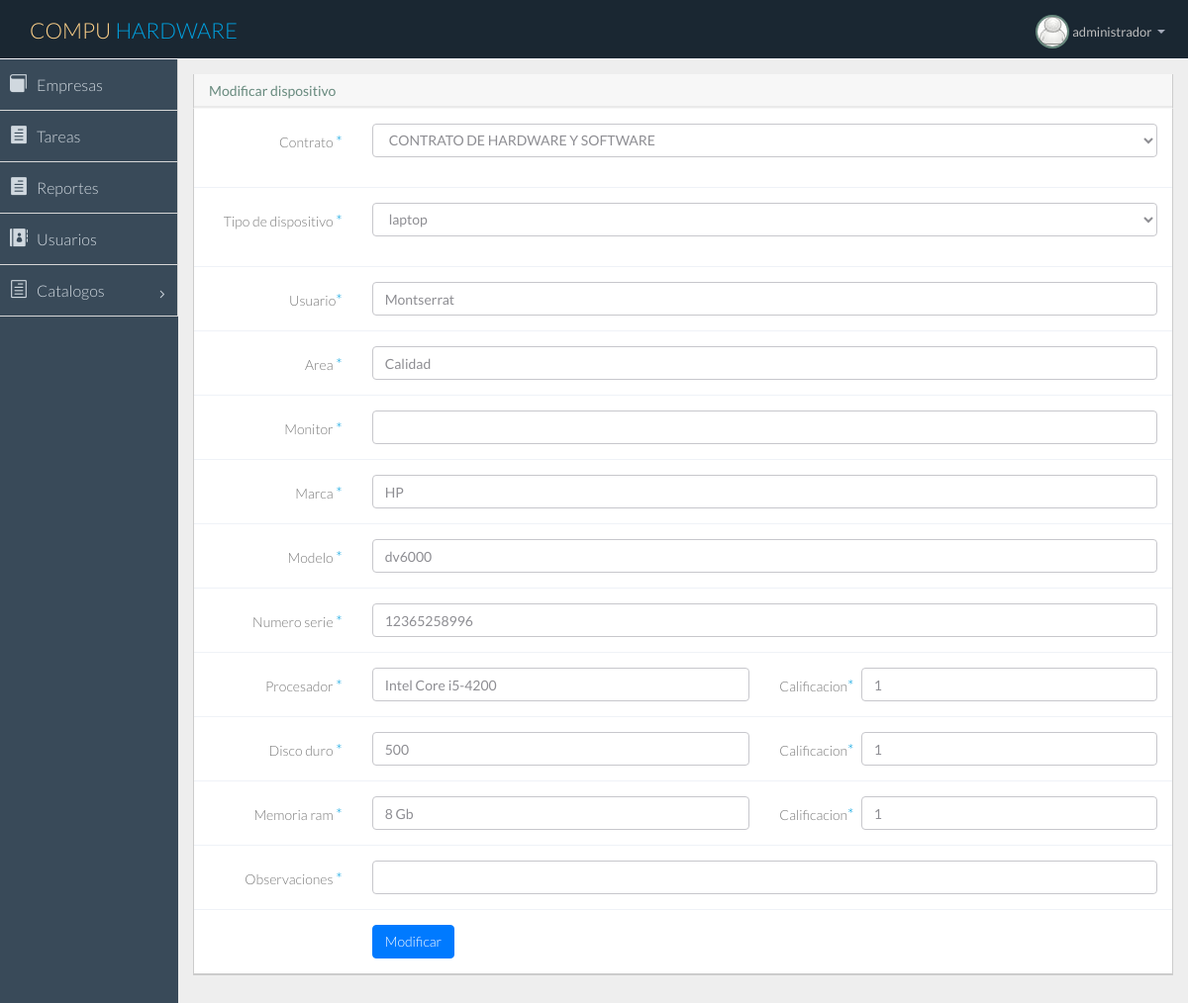
The app's page /forms/formDispositivosU.php?id=11 (signed in) with its own data.
### tables this page shows
CREATE TABLE IF NOT EXISTS `dispositivo` (
  `id_dispositivo` int(11) NOT NULL AUTO_INCREMENT,
  `id_empresa` int(11) NOT NULL,
  `id_contrato` int(11) DEFAULT NULL,
  `tipo` varchar(100) NOT NULL,
  `usuario` varchar(50) NOT NULL,
  `area` varchar(60) DEFAULT NULL,
  `monitor` varchar(100) DEFAULT NULL,
  `marca` varchar(100) DEFAULT NULL,
  `modelo` varchar(50) DEFAULT NULL,
  `numero_serie` varchar(50) DEFAULT NULL,
  `procesador` text,
  `cal_procesador` text,
  `disco_duro` text,
  `cal_disco_duro` text,
  `ram` varchar(200) DEFAULT NULL,
  `cal_ram` int(11) DEFAULT NULL,
  `observaciones` text,
  `persona_creacion` int(11) DEFAULT NULL,
  `fecha_creacion` datetime DEFAULT NULL,
  `persona_modificacion` int(11) DEFAULT NULL,
  `fecha_modificacion` datetime DEFAULT NULL,
  `activo` tinyint(1) DEFAULT NULL,
  PRIMARY KEY (`id_dispositivo`),
  KEY `fk_equipo_empresa1_idx` (`id_empresa`),
  KEY `fk_dispositivo_contrato1_idx` (`id_contrato`)
);

### forms/formDispositivosU.php (the view, shortened to what this page needs)
<?php
if (isset($_SESSION['nombre'])) {
    if ($_SESSION['tipo_usuario'] == 1) {
        include '../libs/conexion.php';
        $tablaDeMysql = "dispositivo";
        $consulta = "SELECT * FROM " . $tablaDeMysql . " WHERE id_dispositivo LIKE '" . $_GET['id'] . "'";
        $resultado = $mysqli->query($consulta);
        $total = mysqli_num_rows($resultado);
        if ($total == 1) {
            while ($row = mysqli_fetch_row($resultado)) {
                $contrato = $row[2];
                  $tipo = $row[3];
                    $usuario = $row[4];
                        $area = $row[5];
                            $monitor = $row[6];
                                $marca = $row[7];
                                    $modelo = $row[8];
                                        $numeroserie = $row[9];
                                            $procesador = $row[10];
                                                $calprocesador = $row[11];
                                                    $discoduro = $row[12];
                                                        $caldiscoduro = $row[13];
                                                            $ram = $row[14];
                                                                $calram = $row[15];
                                                                    $observaciones = $row[16];
            }
        }
        ?>
        <!DOCTYPE html>
        <html lang="en">
        <?php
        include '../view/header.php';
        ?>
        <body>
        <section id="container" class="">
        <?php
        include '../view/menu.php';
        ?>
        <section id="main-content">
        <section class="wrapper">
        <div class="row">
        <div class="col-lg-12">
        <section class="panel">
        <header class="panel-heading">
           Modificar dispositivo
        </header>
        <div class="panel-body">
            <div class="form">
                <form class="form-validate form-horizontal " id="register_form" method="post"
                      action="../controllers/updateDispositivos.php?a=update&id=<?php echo $_GET['id'] ?>&id2=<?php echo $_GET['id2'] ?>">
                    <div class="form-group">
                        <label for="tipo" class="control-label col-lg-2">Contrato <span
                                class="required">*</span></label>
                        <div class="col-lg-10">
                            <select class="form-control m-bot15" id="tipo" name="contrato">
                                <?php
                                if($contrato == 3){
                                ?>
                                <option value="">Sin contrato</option>
                                <?php }else{
                                    include '../libs/conexion.php';
                                    $tablaDeMysql = "contrato";
                                    $consulta2 = "SELECT * FROM " . $tablaDeMysql . " WHERE activo LIKE 1 AND id_contrato LIKE ".$contrato."";
                                    $resultado2 = $mysqli->query($consulta2);
                                    while ($row2 = mysqli_fetch_row($resultado2)) {
                                        ?>
                                        <option
                                            value="<?php echo $row2[0] ?>"><?php echo $row2[2] ?></option>
                                    <?php }}  ?>
                            </select>
                        </div>
                    </div>
                    <div class="form-group">
                        <label for="tipo" class="control-label col-lg-2">Tipo de dispositivo <span
                                class="required">*</span></label>
                        <div class="col-lg-10">
                            <select class="form-control m-bot15" id="tipo" name="tipo" required>
                                <option
                                    value="<?php echo $tipo ?>"><?php echo $tipo ?></option>
                            </select>
                        </div>
                    </div>
                    <div class="form-group ">
                        <label for="fullname" class="control-label col-lg-2">Usuario<span
                                class="required">*</span></label>
                        <div class="col-lg-10">
                            <input class=" form-control" id="usuario" name="usuario" type="text"
                                   required value="<?php echo $usuario; ?>" onfocus="if(this.value=='<?php echo $usuario; ?>')this.value=''"/>
                        </div>
                    </div>
                    <div class="form-group ">
                        <label for="fullname" class="control-label col-lg-2">Area <span
                                class="required">*</span></label>
                        <div class="col-lg-10">
                            <input class=" form-control" id="fullname" name="area"
                                   type="text" value="<?php echo $area; ?>" onfocus="if(this.value=='<?php echo $area; ?>')this.value=''"/>
                        </div>
                    </div>
                    <div class="form-group ">
                        <label for="fullname" class="control-label col-lg-2">Monitor <span
                                class="required">*</span></label>
                        <div class="col-lg-10">
                            <input class=" form-control" id="fullname" name="monitor"
                                   type="text" value="<?php echo $monitor; ?>" onfocus="if(this.value=='<?php echo $monitor; ?>')this.value=''"/>
                        </div>
                    </div>
                    <div class="form-group ">
                        <label for="    fullname" class="control-label col-lg-2">Marca <span
                                class="required">*</span></label>
                        <div class="col-lg-10">
                            <input class=" form-control" id="fullname" name="marca"
                                   type="text" value="<?php echo $marca; ?>" onfocus="if(this.value=='<?php echo $marca; ?>')this.value=''"/>
                        </div>
                    </div>
                    <div class="form-group ">
                        <label for="fullname" class="control-label col-lg-2">Modelo <span
                                class="required">*</span></label>
                        <div class="col-lg-10">
                            <input class=" form-control" id="fullname" name="modelo"
                                   type="text" value="<?php echo $modelo; ?>" onfocus="if(this.value=='<?php echo $modelo; ?>')this.value=''"/>
                        </div>
                    </div>
                    <div class="form-group ">
                        <label for="fullname" class="control-label col-lg-2">Numero serie <span
                                class="required">*</span></label>
                        <div class="col-lg-10">
                            <input class=" form-control" id="fullname" name="numero_serie"
                                   type="text" value="<?php echo $numeroserie; ?>" onfocus="if(this.value=='<?php echo $numeroserie; ?>')this.value=''"/>
                        </div>
                    </div>
                    <div class="form-group ">
                        <label for="fullname" class="control-label col-lg-2">Procesador <span
                                class="required">*</span></label>
                        <div class="col-lg-5">
                            <input class=" form-control" id="fullname" name="procesador"
                                   type="text" value="<?php echo $procesador; ?>" onfocus="if(this.value=='<?php echo $procesador; ?>')this.value=''"/>
                        </div>
                        <label for="fullname" class="control-label col-lg-1">Calificacion<span
                                class="required">*</span></label>
                        <div class="col-lg-4">
                            <input class=" form-control" id="fullname" name="cal_procesador"
                                   type="text"/ value="<?php echo $calprocesador; ?>" onfocus="if(this.value=='<?php echo $calprocesador; ?>')this.value=''">
                        </div>
                    </div>
                    <div class="form-group ">
                        <label for="fullname" class="control-label col-lg-2">Disco duro <span
                                class="required">*</span></label>
                        <div class="col-lg-5">
                            <input class=" form-control" id="fullname" name="disco_duro"
                                   type="text" value="<?php echo $discoduro; ?>" onfocus="if(this.value=='<?php echo $discoduro; ?>')this.value=''"/>
                        </div>
                        <label for="fullname" class="control-label col-lg-1">Calificacion<span
                                class="required">*</span></label>
                        <div class="col-lg-4">
                            <input class=" form-control" id="fullname" name="cal_disco_duro"
                                   type="text" value="<?php echo $caldiscoduro; ?>" onfocus="if(this.value=='<?php echo $caldiscoduro; ?>')this.value=''"/>
                        </div>
                    </div>
                    <div class="form-group ">
                        <label for="fullname" class="control-label col-lg-2">Memoria ram <span
                                class="required">*</span></label>
                        <div class="col-lg-5">
                            <input class=" form-control" id="fullname" name="ram"
                                   type="text" value="<?php echo $ram; ?>" onfocus="if(this.value=='<?php echo $ram; ?>')this.value=''"/>
                        </div>
                        <label for="fullname" class="control-label col-lg-1">Calificacion<span
                                class="required">*</span></label>
                        <div class="col-lg-4">
                            <input class=" form-control" id="fullname" name="cal_ram"
                                   type="text" value="<?php echo $calram; ?>" onfocus="if(this.value=='<?php echo $calram; ?>')this.value=''"/>
                        </div>
                    </div>
                    <div class="form-group ">
                        <label for="fullname" class="control-label col-lg-2">Observaciones <span
                                class="required">*</span></label>
                        <div class="col-lg-10">
                            <input class=" form-control" id="fullname" name="observaciones"
                                   type="text" value="<?php echo $observaciones; ?>" onfocus="if(this.value=='<?php echo $observaciones; ?>')this.value=''"/>
                        </div>
                    </div>
                    <div class="form-group">
                        <div class="col-lg-offset-2 col-lg-10">
                            <button class="btn btn-primary" type="submit">Modificar</button>
                        </div>
                    </div>
                </form>
            </div>
        </div>
        </section>
        </div>
        </div>
        </section>
        </section>
        </section>
        </body>
        </html>
    <?php
    } else {
        SESSION_UNSET();
        SESSION_DESTROY();
        header('Location: ../index.php?e=error1');
        echo 'El usuario no es correcto';
    }
} else {
    header('Location: ../index.php?e=error');
    echo 'El usuario no es correcto';
}
?>

### records on screen
dispositivo: tipo "laptop", usuario "Montserrat", area "Calidad", marca "HP", modelo "dv6000", numero_serie "12365258996", procesador "Intel Core i5-4200", cal_procesador "1", disco_duro "500", cal_disco_duro "1", ram "8 Gb", cal_ram "1"

### other values on screen
$_SESSION['nombre'] "administrador"
form field contrato "CONTRATO DE HARDWARE Y SOFTWARE"
